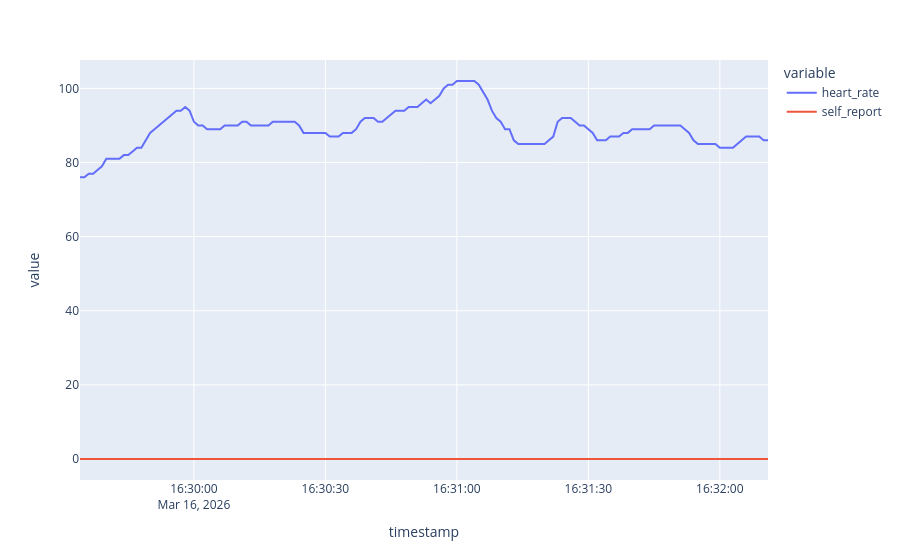

Write notebook code for a chart like this one.
### Code cell
fig = px.line(df_low_freq_data, x='timestamp', y=['heart_rate', 'self_report'])
fig.show()

### Figure 1 — Plotly figure (JSON) as saved in the notebook; plotly's stock layout.template omitted (floating-point values rounded to 4 significant figures; data arrays with more than 128 entries replaced by an {"elided": "..."} marker saying what was removed)
{"data": [{"hovertemplate": "variable=heart_rate<br>timestamp=%{x}<br>value=%{y}<extra></extra>", "legendgroup": "heart_rate", "line": {"color": "#636efa", "dash": "solid"}, "marker": {"symbol": "circle"}, "mode": "lines", "name": "heart_rate", "orientation": "v", "showlegend": true, "type": "scatter", "x": {"elided": "158 str values"}, "xaxis": "x", "y": {"elided": "158 int values"}, "yaxis": "y"}, {"hovertemplate": "variable=self_report<br>timestamp=%{x}<br>value=%{y}<extra></extra>", "legendgroup": "self_report", "line": {"color": "#EF553B", "dash": "solid"}, "marker": {"symbol": "circle"}, "mode": "lines", "name": "self_report", "orientation": "v", "showlegend": true, "type": "scatter", "x": {"elided": "158 str values"}, "xaxis": "x", "y": {"elided": "158 int values"}, "yaxis": "y"}], "layout": {"legend": {"title": {"text": "variable"}, "tracegroupgap": 0}, "margin": {"t": 60}, "xaxis": {"anchor": "y", "domain": [0, 1], "title": {"text": "timestamp"}}, "yaxis": {"anchor": "x", "domain": [0, 1], "title": {"text": "value"}}}}
